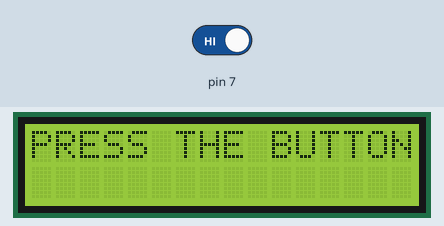
Recording of a sketch running on a simulated Arduino Uno, built with avr-gcc and run on an emulated ATmega328P. On the bench: 16×2 character LCD. Inputs (shaded band) come from the test bench; at power-on: pin 7 HIGH. What the sketch prints to the serial monitor is not drawn.

Above: at 5.5 s.
5.6 s: pin 7 driven LOW
At 7.3 s:
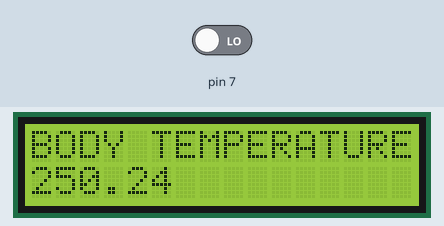
At 8.8 s:
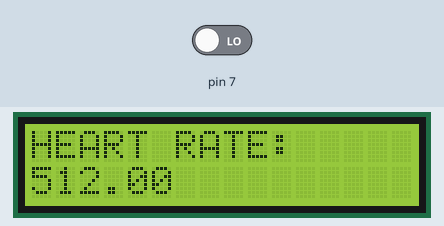
11.4 s: pin 7 driven HIGH
At 14.9 s:
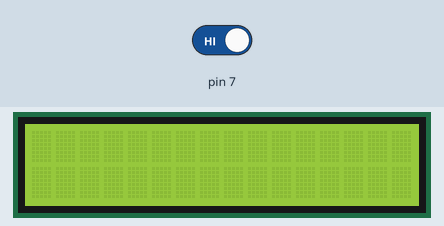
Timing chart, 0 to 16.4 s (numbered marks = the images above; inputs shaded):
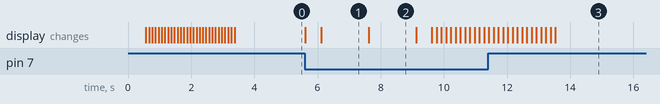

The sketch:

source_main.ino
```cpp
#include<LiquidCrystal.h>
LiquidCrystal lcd (12,11,5,4,3,2);
float hb = A0;             //hb- heartbeat
float temp = A1;           //temp-temperature
float hb1=0,s=0;           // hb1- intital state of heartbeat equal to 0 same temp is also 0
int pb = 7, is=0;        // pb- push button nd is- initial state

void setup(){
  pinMode(A0,INPUT);
  pinMode(A1,INPUT);
  pinMode(7,INPUT);

  Serial.begin(9600);
  lcd.begin(16,2);

String str = "HEART RATE MONITORING SYSTEM";
lcd.print(str);
Serial.println(str);
delay(500);

for(int i=0; i<str.length(); i++)
{
  lcd.scrollDisplayLeft();
  delay(100);
 }
lcd.clear();

lcd.print("PRESS THE BUTTON TO START");

Serial.println("PRESS THE BUTTON TO START");
delay(1000);
//lcd.clear();
}


void loop(){

  is = digitalRead(7);

if(is==LOW){

  lcd.clear();

  lcd.print("PLACE THE FINGER");
//  delay(1000);
  Serial.println("PLACE THE FINGER");
  delay(500);
  lcd.clear();
  hb1 = analogRead(A0);
  s = analogRead(A1);
//   hb1 = hb1/9;
   s = s* (5.0 / 1023.0*100);


lcd.setCursor(0,0);
lcd.print("BODY TEMPERATURE:");
Serial.print("BODY TEMPERATURE:");
lcd.setCursor(0,1);
lcd.print(s);
Serial.println(s);
delay(1500);
lcd.clear();

lcd.setCursor(0,0);
lcd.print("HEART RATE:");
Serial.print("HEART RATE:");
lcd.setCursor(0,1);
lcd.print(hb1);
Serial.println(hb1);
delay(1500);
lcd.clear();


if(hb1>=72 && hb1<=85){
String str1 = "YOU ARE HEALTHLY";
lcd.print(str1);
Serial.println(str1);
delay(1000);

for(int i=0; i<str1.length(); i++)
{
  lcd.scrollDisplayLeft();
  delay(150);
 }
  lcd.clear();
}

if(hb1>=86 && hb1<100){
String str2 = "PRACTISE MEDITATION";
lcd.print(str2);
Serial.println(str2);
delay(1000);

for(int i=0; i<str2.length(); i++)
{
  lcd.scrollDisplayLeft();
  delay(150);
   }
lcd.clear();
}

if(hb1>=60 && hb1<=71){
String str3 = "SLOW HEART RATE DETECTED";
lcd.print(str3);
Serial.println(str3);
delay(1000);

for(int i=0; i<str3.length(); i++)
{
  lcd.scrollDisplayLeft();
  delay(150);
   }
lcd.clear();
 }

if(hb1>100 || hb1<=59){
  String str4 = "CONSULT DOCTOR IMMEDIATELY";
lcd.print(str4);
Serial.println(str4);
delay(500);

for(int i=0; i<str4.length(); i++)
{
  lcd.scrollDisplayLeft();
  delay(150);
   }
lcd.clear();
}
else{
  lcd.print("PRESS THE BUTTON");
  delay(2000);
  Serial.println("PRESS THE BUTTON");
}
}
}
```

Measured:
- after the input at 5.6 s, the display: first changes at once (image 1 shows a later state)
- after the input at 11.4 s, the display: first differs from a run without the input after 2.1 s (image 3)
- what the display in image 1 shows lasts 1.5 s, from 6.1 s to 7.6 s
